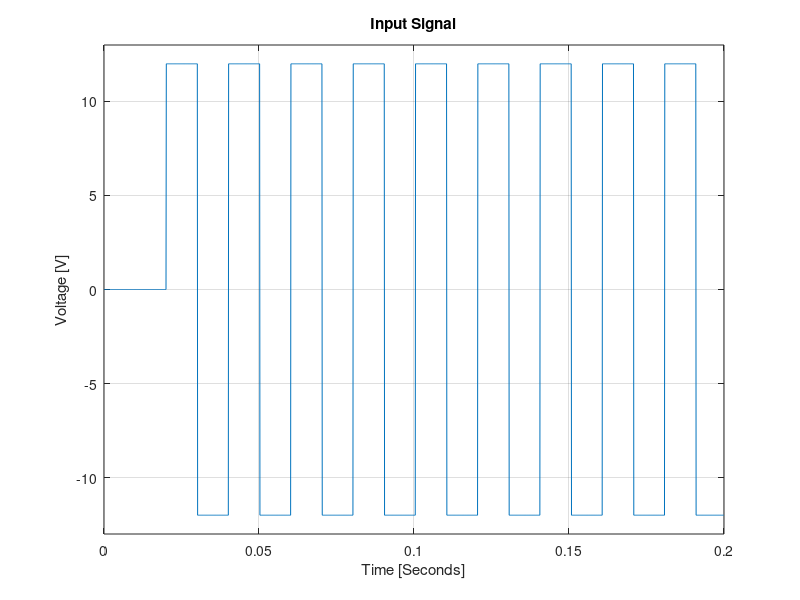
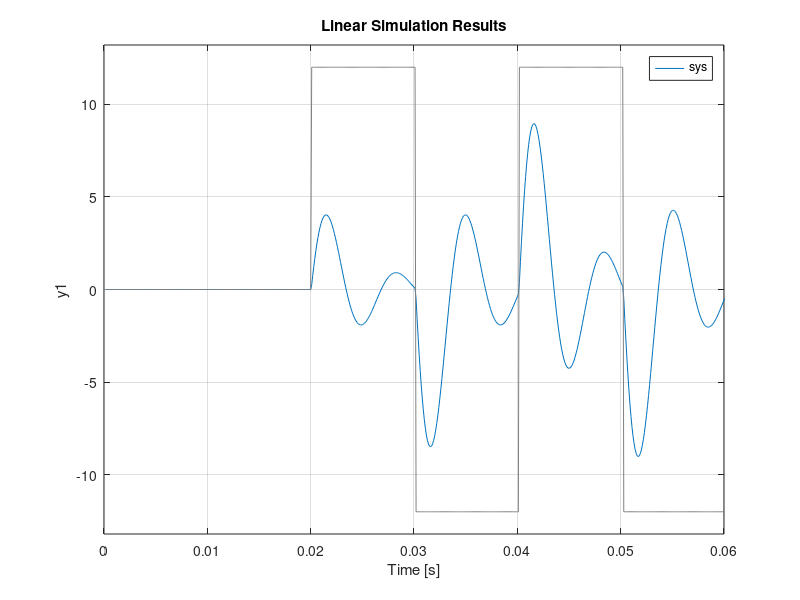

Write the MATLAB code that produced these figures, in order. (Note: this script raises an error after producing the figures.)
%% Sistemas de Control II - FCEFyN (UNC) 
%
% Asignar valores a R= 220Ohm, L= 500mHy, y C= 2,2uF. Obtener simulaciones 
% que permitan estudiar la dinámica del sistema, con una entrada de tensión 
% escalón de 12V, que cada 10ms cambia de signo.
%
%%

clc; clear all;
close all;

%% State variables representation of the system.
% [xp] = A*[x] + B*[u]
% [y]  = C*[x] + D*[u]

%% Design Values

R= 220;
L= 500e-3;
C= 2.2e-6;

%% Operation point.
Il(1)  = 0;
Vcl(1) = 0; 
y(1)   = 0;

Xop    = [0 0]';
x      = [Il(1) Vcl(1)]';

%% State variables.
A= [-R/L -1/L; 1/C 0];   % State matrix
B= [1/L; 0];             % Input matrix
c= [R 0];                % Output matrix
D= 0;                    % Direct transmission matrix

%% Function state space model
sys= ss(A, B, c, D);

[num, den]= ss2tf(A, B, c, D);
% Build transfer function.
G= tf(num, den)

%% System Analysis
% Obtain poles.
poles= pole(G)
damp(G)
[wn, zeta]= damp(G);
wn(1);
zeta(1);
% Analysis of zeta
% zeta= 0.2310 
% 0<zeta<1 underdamped temporal response.

% Calculate damped angular frequency (wd).
wd= wn(1)*sqrt(1-(zeta(1)^2))
%wd= 927.7343 rad/seg.

% Calculate natural period Tn.
Tn= (2*pi)/wd;

% Integration time. 
tint= 10*Tn

% Simulation time.
% tsim= 3*log(0.05)/(real(poles(1)))
tsim= 10000;     % Arbitrarily determinated.
% Three times of time which exp(lambda2*t) reachs 5%.

h= tsim/tint;

%% Input signal
% Step time.
h= 0.0001;  % Step of 0.1ms.

t= 0: h: 0.1999;    % Time vector ranged 0s until 200ms (step= 0.1ms). 
                    % (defined by h). We have 2000 positions.
u= zeros(size(t));  % Input signal.
variable= 0; % Counts 10ms/h= 100 steps.
             % Switch voltage each 10ms.

for i = 1:length(t)
    
    if t(i) <= 0.02
        u(i)= 0; % Firs 20ms takes zero (0) value.
    elseif t(i) > 0.02 && variable<=(0.01/h)  % Take 100 steps= 10ms.
        u(i) = 12;
        variable=variable+1;
    elseif t(i) > 0.02 && variable>(0.01/h)
        u(i) = -12;
        variable=variable+1;
    end
    
    if variable>(2*(0.01/h)) % Reset
        variable=0;
    end
end

%% Plot input signal (u)

figure(1);
plot(t, u);
grid on;
%xlim([0, 0.02]);
ylim([-13, 13]);
xlabel('Time [Seconds]');
ylabel('Voltage [V]');
title('Input Signal');


%% State-Space Model Simulation
figure(2);
lsim(sys, u, t);
xlim([0, 0.06])
z= lsim(sys, u, t);
%size(z)
%size(t')
data= [t', z];
grid on;

%% Generate .csv file
%csvwrite('simulation1.csv', data);
filename= 'Generated Data/simulation1.csv';

headers= {'Time [Seconds]', 'Amplitude [V]'};
fi= fopen(filename, 'w');
fprintf(fi, '%s,%s\n', headers{:});
fclose(fi);
writematrix(data, filename, 'WriteMode', 'append');